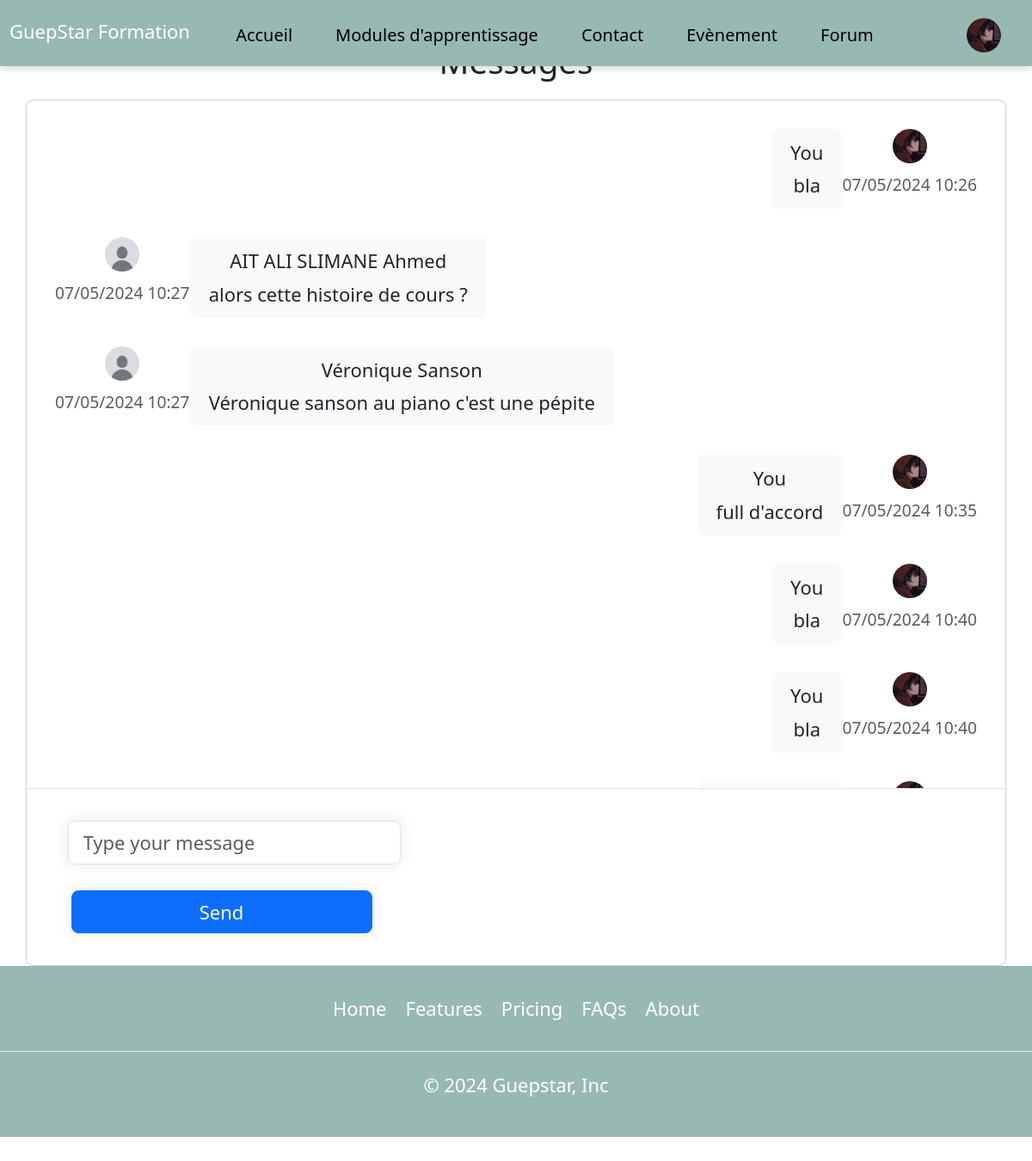
/message.php?id=1 (signed in), run on the app's committed database.
### tables this page shows
CREATE TABLE `users` (
  `id` int(11) NOT NULL,
  `nom` varchar(128) NOT NULL,
  `prenom` varchar(128) NOT NULL,
  `numero_telephone` varchar(10) DEFAULT NULL,
  `adresse` varchar(100) DEFAULT NULL,
  `ville` varchar(50) DEFAULT NULL,
  `code_postal` varchar(5) DEFAULT NULL,
  `Region` varchar(30) DEFAULT NULL,
  `pays` varchar(50) DEFAULT NULL,
  `email` varchar(128) NOT NULL,
  `password` varchar(255) NOT NULL,
  `cv` varchar(255) NOT NULL DEFAULT 'default.jpg',
  `image` text,
  `verif_u` int(4) NOT NULL DEFAULT '0',
  `verif_f` int(65) DEFAULT NULL,
  `date_insc` datetime NOT NULL DEFAULT CURRENT_TIMESTAMP,
  `credit` int(11) NOT NULL DEFAULT '5'
);

CREATE TABLE `forum_commentaires` (
  `commentaire_id` int(11) NOT NULL,
  `message_id` int(11) NOT NULL,
  `utilisateur_id` int(11) NOT NULL,
  `contenu` text NOT NULL,
  `date_creation` timestamp NOT NULL DEFAULT CURRENT_TIMESTAMP
);

### message.php (the view, shortened to what this page needs)
<?session_start();
include('includes/db.php');
?>
<!DOCTYPE HTML>
<html>
<head>
    <link href="https://cdn.jsdelivr.net/npm/bootstrap@5.3.3/dist/css/bootstrap.min.css" rel="stylesheet">
    <?php
    if(isset($_COOKIE['nm']) && $_COOKIE['nm'] === 'actif') {
        echo '<link rel="stylesheet" type="text/css" href="css/style_nightmode.css">';
        echo '<link rel="stylesheet" type="text/css" href="css/style_message.css">';
    } else {
        echo '<link rel="stylesheet" type="text/css" href="css/style.css">';
        echo '<link rel="stylesheet" type="text/css" href="css/style_message.css">';
    }
    ?>
</head>
    <body>
        <?php include('includes/header.php'); ?>
        <main class="content">
    <div class="container p-0">
		<h1 class="h3 mb-3">Messages</h1>
		<div class="card">
			<div class="row g-0">
				<div class="col-12 col-lg-7 col-xl-9">
					<div class="position-relative">
						<div class="chat-messages p-4">
						<?php
						include('includes/db.php');
						$query = "SELECT commentaire_id, message_id, utilisateur_id, contenu, date_creation FROM forum_commentaires WHERE message_id = :sujet ORDER BY date_creation ASC";
						$stmt = $bdd->prepare($query);
						$stmt->execute(['sujet' => $_GET['id']]);
						if ($stmt->rowCount() > 0) {
							while ($row = $stmt->fetch(PDO::FETCH_ASSOC)) {
								$utilisateur_id = $row['utilisateur_id'];
								$contenu = $row['contenu'];
								$date_creation = $row['date_creation'];
								$user_query = "SELECT nom, prenom, image FROM users WHERE id = :utilisateur_id";
								$user_stmt = $bdd->prepare($user_query);
								$user_stmt->execute(['utilisateur_id' => $utilisateur_id]);
								$user_row = $user_stmt->fetch(PDO::FETCH_ASSOC);
								$nom_utilisateur = $user_row['nom'];
								$prenom_utilisateur = $user_row['prenom'];
								$date_formattee = date('d/m/Y H:i', strtotime($date_creation));
								if($utilisateur_id == $_SESSION['id']){
									echo'
									<div class="chat-message-right pb-4">
										<div>
											<img src="uploads/' . (isset($user_row['image']) ? $user_row['image'] : 'default.jpg') . '" class="rounded-circle mr-1" width="40" height="40">
											<div class="text-muted small text-nowrap mt-2">'.$date_formattee.'</div>
										</div>
										<div class="flex-shrink-1 bg-light rounded py-2 px-3 mr-3">
											<div class="font-weight-bold mb-1">You</div>
											'.$contenu.'
										</div>
									</div>';
								}else{
									echo '
								<div class="chat-message-left pb-4">
									<div>
										<img src="uploads/' . (isset($user_row['image']) ? $user_row['image'] : 'default.jpg') . '" class="rounded-circle mr-1" width="40" height="40">
										<div class="text-muted small text-nowrap mt-2">'.$date_formattee.'</div>
									</div>
									<div class="flex-shrink-1 bg-light rounded py-2 px-3 ml-3">
										<div class="font-weight-bold mb-1">' . $nom_utilisateur . ' ' . $prenom_utilisateur . '</div>
										'.$contenu.'
									</div>
								</div>';
								}
							}
						}
						?>
						</div>
					</div>
					<div class="flex-grow-0 py-3 px-4 border-top">
						<div class="input-group">
						<form action="verif_message.php?id=<?php echo $_GET['id']; ?>" method="post">
								<input type="text" class="form-control" name="contenu" placeholder="Type your message">
								<button class="btn btn-primary">Send</button>
							</form>
						</div>
					</div>
				</div>
			</div>
		</div>
	</div>
</main>
        <?php include('includes/footer.php'); ?>
    </body>
</html>

### includes/header.php (shortened to what this page needs)
<header>
            <section class="section-container-accueil">
                <section class="text-section-accueil">
                <h1 class="titre-header">GuepStar Formation</h1>
                </section>
                <section class="text-section-accueil-2">
                    <nav class="nav1">
                        <ul>
                        <?php
                            if(isset($_SESSION['id'])){
                            include('includes/db.php');
                            $q = 'SELECT image FROM users WHERE id = :id';
                            $req = $bdd->prepare($q);
                            $req->execute([
                                'id' => $_SESSION['id']
                            ]);
                            $result = $req->fetch(PDO::FETCH_ASSOC);}
                            if(isset($_SESSION['email'])){
                                if (isset($_COOKIE['langue']) && $_COOKIE['langue']!='fr') {
                                    $langue = $_COOKIE['langue'];
                                    if($langue == 'en'){
                                        echo '
                                            <li><a href="index.php">Home</a></li>
                                            <li><a href="modules.php">Learning Modules</a></li>
                                            <li><a href="contact.php">Contact</a></li>
                                            <li><a href="reservation.php">Evènement</a></li>
                                            <li><a href="forum.php">Forum</a></li>
                                        ';
                                    }
                                    if($langue == 'es'){
                                        echo '
                                            <li><a href="index.php">bienvenida</a></li>
                                            <li><a href="modules.php">Módulos de aprendizaje</a></li>
                                            <li><a href="contact.php">Contactar</a></li>
                                            <li><a href="reservation.php">Evènement</a></li>
                                            <li><a href="forum.php">Forum</a></li>
                                        ';
                                    }
                                    if($langue == 'ch'){
                                        echo '
                                            <li><a href="index.php">欢迎</a></li>
                                            <li><a href="modules.php">学习模块</a></li>
                                            <li><a href="contact.php">接触</a></li>
                                            <li><a href="reservation.php">Evènement</a></li>
                                            <li><a href="forum.php">Forum</a></li>
                                        ';
                                    }
                                }else{
                                    echo '
                                        <li><a href="index.php">Accueil</a></li>
                                        <li><a href="modules.php">Modules d\'apprentissage</a></li>
                                        <li><a href="contact.php">Contact</a></li>
                                        <li><a href="reservation.php">Evènement</a></li>
                                        <li><a href="forum.php">Forum</a></li>
                                    ';
                                }
                            }
                            ?>
                        </ul>
                    </nav>
                </section>
                <section class="text-section-accueil-3">
                    <nav class="nav2">
                        <ul>
                            <li>
                                <?php
                                if(isset($_SESSION['email'])){
                                    echo '
                                        <img src="uploads/' . (isset($result['image']) ? $result['image'] : 'default.jpg') . '" alt="" class="user-pic user-pic-background" onclick="toggleMenu()">';
                                }
                                ?>
                            </li>
                        </ul>
                    </nav>
                </section>
            </section>
        </header>

### css/style.css (style rules this page uses)
html { font-size: 22px; font-family: 'police1' ; margin-top: 1.25em; }
.user-pic { width: 40px; border-radius: 50%; cursor: pointer; margin-left: 30px; }
.user-pic-background { background-color: #fff; }
body { margin: 0;; }
header { position: fixed; top: 0; left: 0; width: 100%; z-index: 2; box-shadow: 0px 5px 5px rgba(0, 0, 0, 0.1); background-color: #98B9B2; color: white; size: 2rem; text-align: left; padding: 0.5em; padding-bottom: 0.75em; }
.titre-header { padding: 0; margin: 0; font-size:inherit; }
header nav ul { text-align: end; padding: 10; list-style: none; display: flex; margin: 0; }
header nav li a { text-align: center; margin: auto; padding: auto; font-size: 20px; }
.section-container-accueil { display:flex; align-items: center; }
.text-section-accueil-2 { flex: 1; text-align:center; font-size: 1px; }
button { align-items: center; text-align: center; }
.profil, button { border: 2px solid #eee; box-shadow:0 0 15px 4px rgba(0,0,0,0.06); padding:10px; margin: 15px; border-radius:10px; font-family:inherit; font-size: inherit; height: 50px; width: 350px; position: center; }
input { border: 2px solid #eee; box-shadow:0 0 15px 4px rgba(0,0,0,0.06); padding:10px; margin: 15px; border-radius:10px; font-family:inherit; font-size: inherit; height: auto; width: 300px; position: center; }
ul, li { list-style-type: none; }
.container { text-align: center; padding-bottom: 100px; }
nav { margin-top: 10px; }
nav ul { list-style: none; padding: 0; margin: 0; display: flex; justify-content: center; }
nav li { margin: 0 25px; }
nav a { margin: 10%; text-decoration: none; color: black; font-size: 25px; }
a { color: rgb(48, 159, 202); text-decoration: none; }
.py-3 { padding-top:1rem!important; padding-bottom:1rem!important; margin-top:0%!important; margin-bottom:0%!important; }

### css/style_message.css (style rules this page uses)
body { margin-top:20px; }
.chat-messages { display: flex; flex-direction: column; max-height: 800px; overflow-y: scroll }
.chat-message-left, .chat-message-right { display: flex; flex-shrink: 0 }
.chat-message-left { margin-right: auto }
.chat-message-right { flex-direction: row-reverse; margin-left: auto }
.py-3 { padding-top: 1rem!important; padding-bottom: 1rem!important; }
.px-4 { padding-right: 1.5rem!important; padding-left: 1.5rem!important; }
.flex-grow-0 { flex-grow: 0!important; }
.border-top { border-top: 1px solid #dee2e6!important; }
@media (min-width: 1200px) { .col-xl-9 { flex: inherit !important; width: 100%!important; } }
@media (min-width: 992px) { .col-lg-7 { flex: inherit !important; width: 100%!important; } }

### data on the page
users: image (picture)
forum_commentaires: utilisateur.image (picture), date_creation "07/05/2024 10:26", contenu "bla"
forum_commentaires: date_creation "07/05/2024 10:27", utilisateur.nom "AIT ALI SLIMANE", utilisateur.prenom "Ahmed", contenu "alors cette histoire de cours ?"
forum_commentaires: utilisateur.image (placeholder picture), date_creation "07/05/2024 10:27", utilisateur.nom "Véronique", utilisateur.prenom "Sanson", contenu "Véronique sanson au piano c'est une pépite"
forum_commentaires: utilisateur.image (picture), date_creation "07/05/2024 10:35", contenu "full d'accord"
forum_commentaires: utilisateur.image (picture), date_creation "07/05/2024 10:40", contenu "bla"
forum_commentaires: utilisateur.image (picture), date_creation "07/05/2024 10:40", contenu "bla"
forum_commentaires: utilisateur.image (picture)
